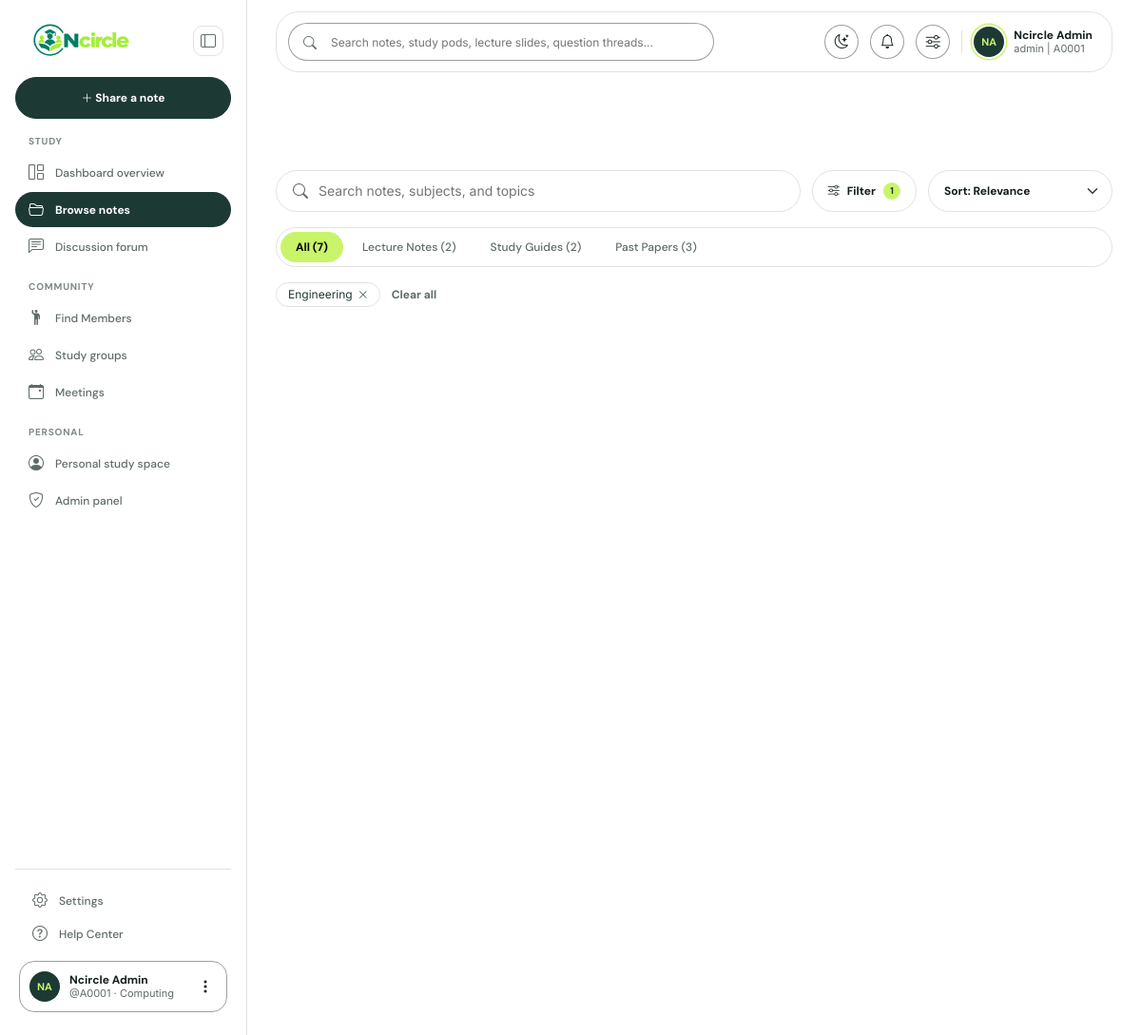
The page /resources?faculty=Engineering&page=2 (signed in) on the database its author committed.
### tables this page shows
CREATE TABLE users (
    id INT UNSIGNED AUTO_INCREMENT PRIMARY KEY,
    name VARCHAR(100) NOT NULL,
    username VARCHAR(60) NOT NULL UNIQUE,
    student_id VARCHAR(20) NOT NULL UNIQUE,
    email VARCHAR(120) NOT NULL UNIQUE,
    faculty VARCHAR(30) NOT NULL,
    academic_year TINYINT UNSIGNED NOT NULL DEFAULT 1,
    bio VARCHAR(500) NULL,
    avatar VARCHAR(80) NULL,
    skills VARCHAR(255) NULL,
    open_to_help TINYINT(1) NOT NULL DEFAULT 1,
    listed_in_directory TINYINT(1) NOT NULL DEFAULT 1,
    password_hash VARCHAR(255) NOT NULL,
    role ENUM('student','admin') NOT NULL DEFAULT 'student',
    status ENUM('active','blocked') NOT NULL DEFAULT 'active',
    weekly_goal_minutes SMALLINT UNSIGNED NOT NULL DEFAULT 600,
    email_verified_at DATETIME NULL,
    last_seen_at DATETIME NULL,
    created_at DATETIME NOT NULL DEFAULT CURRENT_TIMESTAMP
);

CREATE TABLE categories (
    id INT UNSIGNED AUTO_INCREMENT PRIMARY KEY,
    name VARCHAR(50) NOT NULL,
    plural VARCHAR(50) NOT NULL,
    slug VARCHAR(50) NOT NULL UNIQUE
);

### views/resources/index.php (the view, shortened to what the rows shown need)
<?php
$allCount = array_sum($categoryCounts);
?>
<nav class="browse-tabs" aria-label="Categories">
    <a class="browse-tabs__tab<?= $filters["category"] === "" ? " is-active" : "" ?>" href="<?= e(query_url(["category" => null, "page" => null])) ?>">All (<?= number_format($allCount) ?>)</a>
    <?php foreach ($categories as $category): ?>
        <a class="browse-tabs__tab<?= $filters["category"] === $category["slug"] ? " is-active" : "" ?>" href="<?= e(query_url(["category" => $category["slug"], "page" => null])) ?>"><?= e($category["plural"]) ?> (<?= number_format((int) ($categoryCounts[$category["slug"]] ?? 0)) ?>)</a>
    <?php endforeach; ?>
</nav>

### views/partials/sidebar.php (shortened to what the rows shown need)
<?php
$user = Auth::user();
?>
<aside class="sc-sidebar offcanvas-lg offcanvas-start" tabindex="-1" id="scSidebar" aria-label="Main menu">
    <div class="sc-sidebar__inner">
        <div class="sc-sidebar__foot">
            <div class="sc-user-widget">
                <a class="sc-user-widget__text" href="<?= e(url("/profile")) ?>">
                    <strong><?= e($user["name"]) ?></strong>
                    <small>@<?= e($user["student_id"]) ?> &middot; <?= e($user["faculty"]) ?></small>
                </a>
            </div>
        </div>
    </div>
</aside>

### views/partials/navbar-app.php (shortened to what the rows shown need)
<?php
$user = Auth::user();
?>
<header class="sc-topbar-wrap">
    <div class="sc-topbar">
        <div class="sc-topbar__actions">
            <a class="sc-topbar__profile" href="<?= e(url("/profile")) ?>">
                <span class="sc-topbar__who">
                    <strong><?= e($user["name"]) ?></strong>
                    <small><?= e($user["username"]) ?> | <?= e($user["student_id"]) ?></small>
                </span>
            </a>
        </div>
    </div>
</header>

### rows shown on the page
users: name "Ncircle Admin", student "A0001", faculty "Computing", username "admin"
categories: plural "Lecture Notes", slug "2"
categories: plural "Study Guides", slug "2"
categories: plural "Past Papers", slug "3"

### other values the page prints
$inner "Share a note"
$heading "STUDY"
$label "Dashboard overview"
$label "Browse notes"
$label "Discussion forum"
$heading "COMMUNITY"
$label "Find Members"
$label "Study groups"
$label "Meetings"
$heading "PERSONAL"
$label "Personal study space"
initials($name) "NA NA"
count($chips) "1"
$allCount "7"
$label "Engineering"
